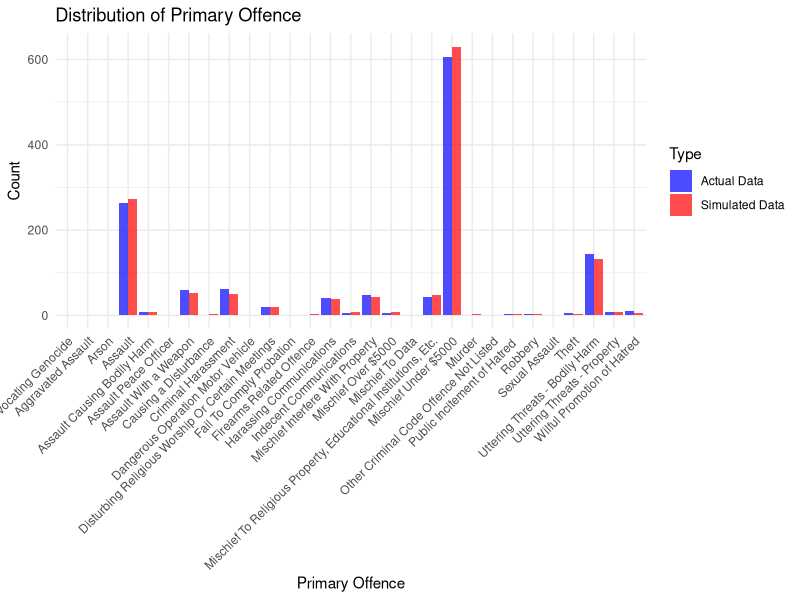
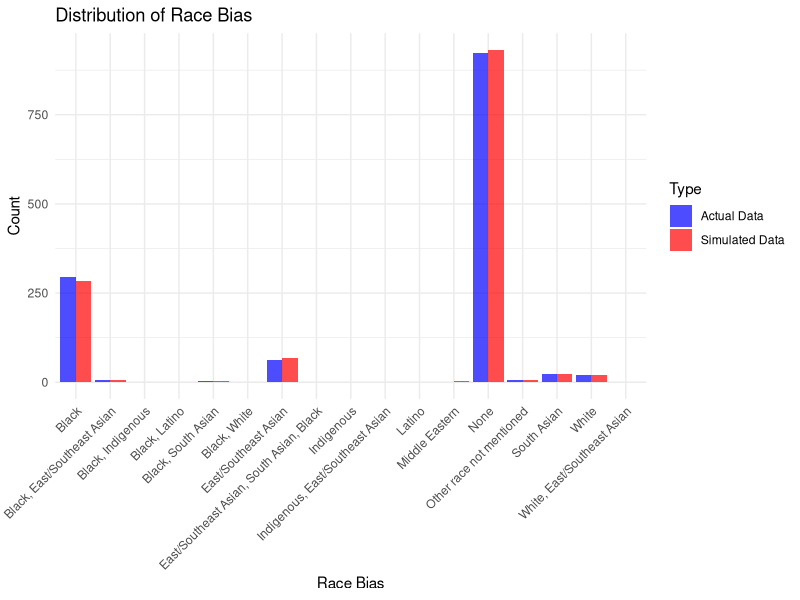
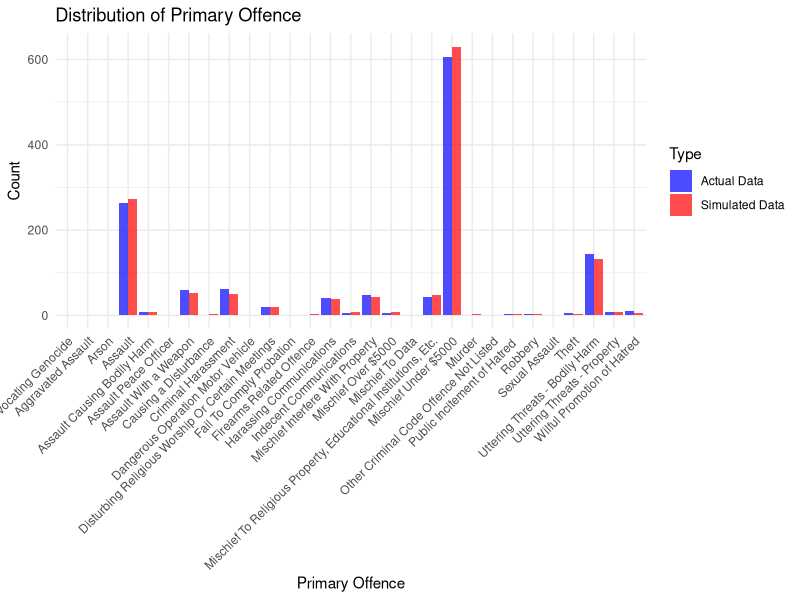
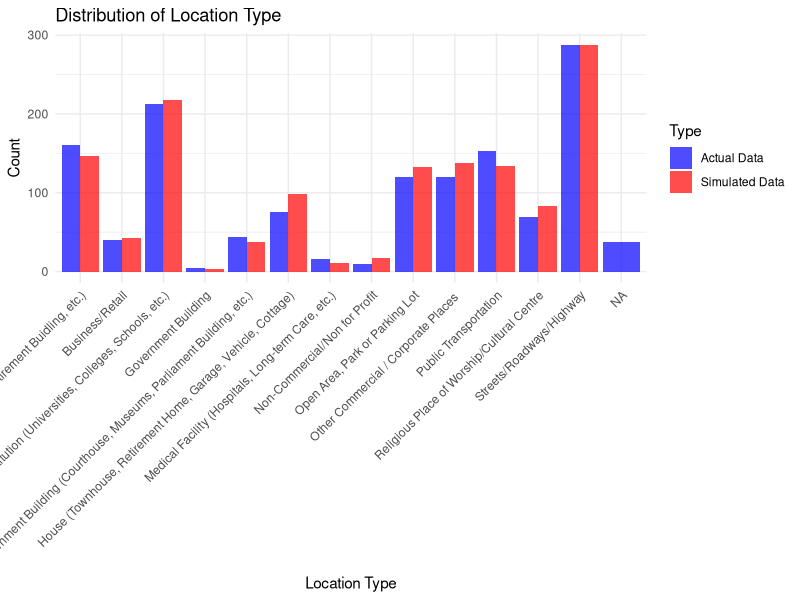
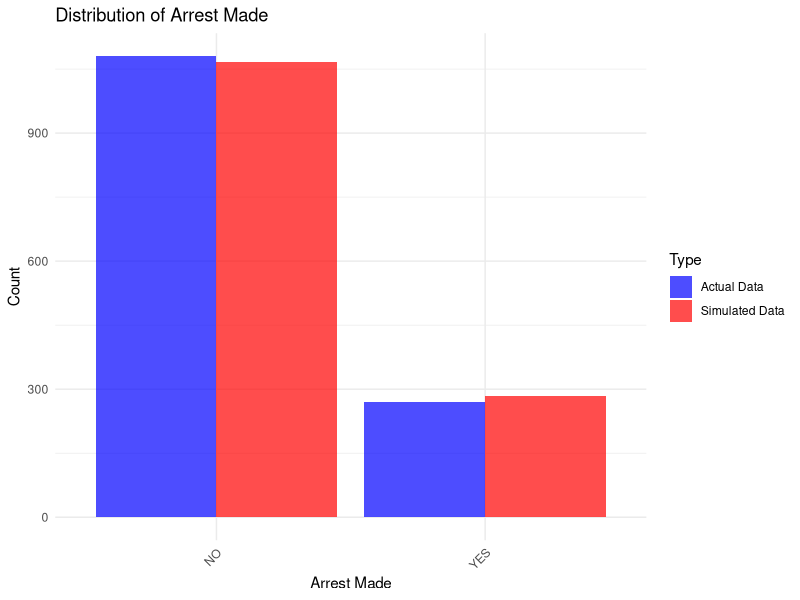
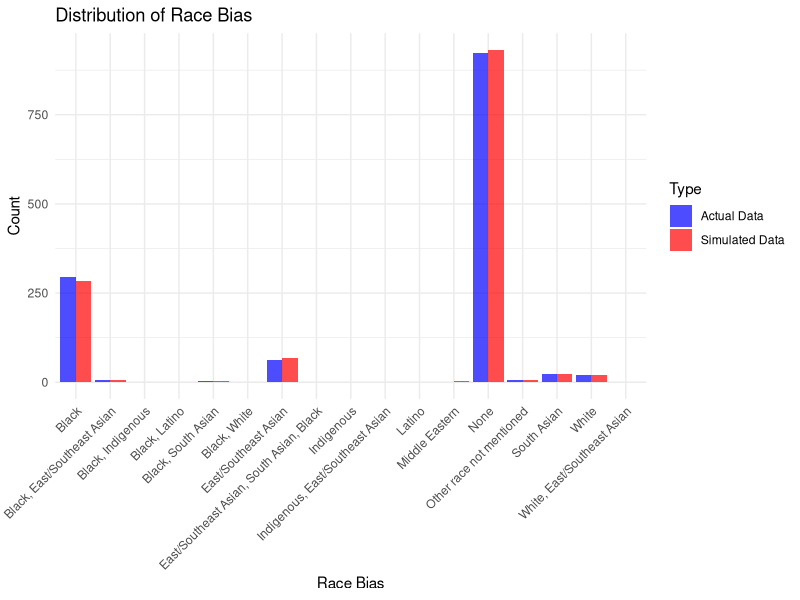
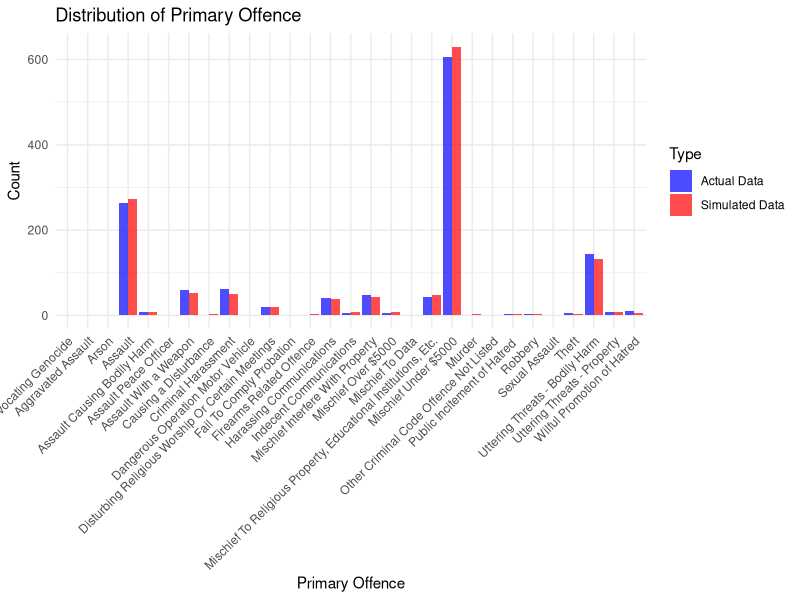
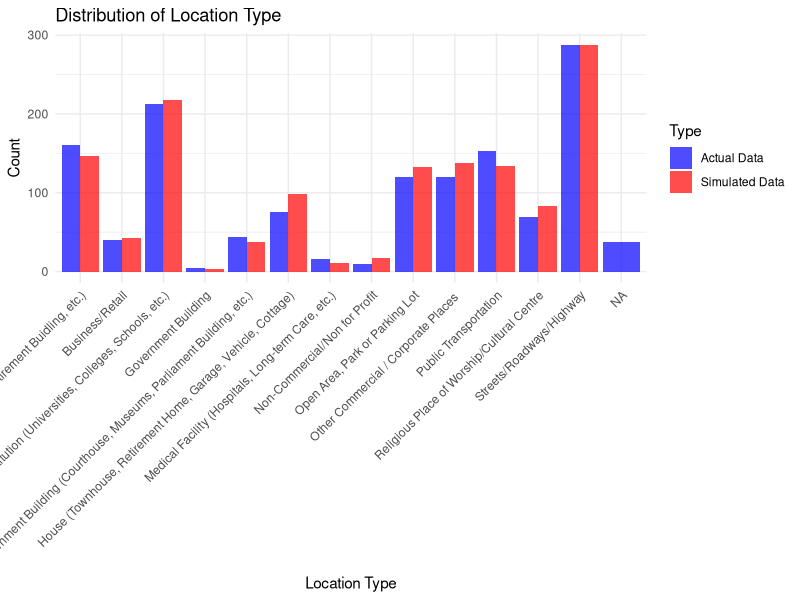

These figures' R source, in order:
# Preamble
# ----------------------------------------
# Script Name: 02-test_data.R
# Author: Shamayla Durrin Islam
# Date: 22 September 2024
#contact: Shamayla.islam@mail.utoronto.ca
# Description:
# This script performs a comparison between the actual dataset and the simulated dataset
# by generating side-by-side bar plots for key variables such as RACE_BIAS, PRIMARY_OFFENCE,
# LOCATION_TYPE, and ARREST_MADE. The script also verifies the consistency of OCCURRENCE_DATE
# and REPORTED_DATE ranges between the actual and simulated data.
#
# The comparison shows that the simulated data carefully resembles the actual data in terms 
# of the distributions of key variables. All plots are saved in the 'outputs' folder:
# - race_bias_comparison.png
# - primary_offence_comparison.png
# - location_type_comparison.png
# - arrest_made_comparison.png
#
# The date range comparison is printed to the console for manual verification.
# ----------------------------------------




# Load necessary libraries
library(ggplot2)
library(dplyr)

# Load actual and simulated data
actual_data <- read.csv("data/raw_data/unedited_data.csv")
simulated_data <- read.csv("data/raw_data/simulated_data.csv")

# Helper function to create comparison plots
create_comparison_plot <- function(actual_col, simulated_col, col_name) {
  # Create a data frame for plotting
  actual_df <- data.frame(Value = actual_col, Type = "Actual Data")
  simulated_df <- data.frame(Value = simulated_col, Type = "Simulated Data")
  
  combined_df <- rbind(actual_df, simulated_df)
  
  # Generate the comparison plot
  ggplot(combined_df, aes(x = Value, fill = Type)) +
    geom_bar(position = "dodge", alpha = 0.7) +
    theme_minimal() +
    labs(title = paste("Distribution of", col_name),
         x = col_name,
         y = "Count") +
    theme(axis.text.x = element_text(angle = 45, hjust = 1)) +
    scale_fill_manual(values = c("Actual Data" = "blue", "Simulated Data" = "red"))
}

# 1. Plot comparison for RACE_BIAS
race_bias_plot <- create_comparison_plot(actual_data$RACE_BIAS, simulated_data$RACE_BIAS, "Race Bias")

# 2. Plot comparison for PRIMARY_OFFENCE
primary_offence_plot <- create_comparison_plot(actual_data$PRIMARY_OFFENCE, simulated_data$PRIMARY_OFFENCE, "Primary Offence")
primary_offence_plot
# 3. Plot comparison for LOCATION_TYPE
location_type_plot <- create_comparison_plot(actual_data$LOCATION_TYPE, simulated_data$LOCATION_TYPE, "Location Type")

# 4. Plot comparison for ARREST_MADE
arrest_made_plot <- create_comparison_plot(actual_data$ARREST_MADE, simulated_data$ARREST_MADE, "Arrest Made")

# 5. Check if date ranges match
# Check OCCURRENCE_DATE range
occurrence_date_comparison <- data.frame(
  Data = c("Actual", "Simulated"),
  Min_Occurrence_Date = c(min(as.Date(actual_data$OCCURRENCE_DATE)), min(as.Date(simulated_data$OCCURRENCE_DATE))),
  Max_Occurrence_Date = c(max(as.Date(actual_data$OCCURRENCE_DATE)), max(as.Date(simulated_data$OCCURRENCE_DATE)))
)

# Check REPORTED_DATE range
reported_date_comparison <- data.frame(
  Data = c("Actual", "Simulated"),
  Min_Reported_Date = c(min(as.Date(actual_data$REPORTED_DATE)), min(as.Date(simulated_data$REPORTED_DATE))),
  Max_Reported_Date = c(max(as.Date(actual_data$REPORTED_DATE)), max(as.Date(simulated_data$REPORTED_DATE)))
)

# Print the date range comparison
print("Occurrence Date Comparison:")
print(occurrence_date_comparison)

print("Reported Date Comparison:")
print(reported_date_comparison)

# Save the plots
ggsave("outputs/race_bias_comparison.png", plot = race_bias_plot, width = 8, height = 6)
ggsave("outputs/primary_offence_comparison.png", plot = primary_offence_plot, width = 8, height = 6)
ggsave("outputs/location_type_comparison.png", plot = location_type_plot, width = 8, height = 6)
ggsave("outputs/arrest_made_comparison.png", plot = arrest_made_plot, width = 8, height = 6)

# Display the plots
print(race_bias_plot)
print(primary_offence_plot)
print(location_type_plot)
print(arrest_made_plot)


